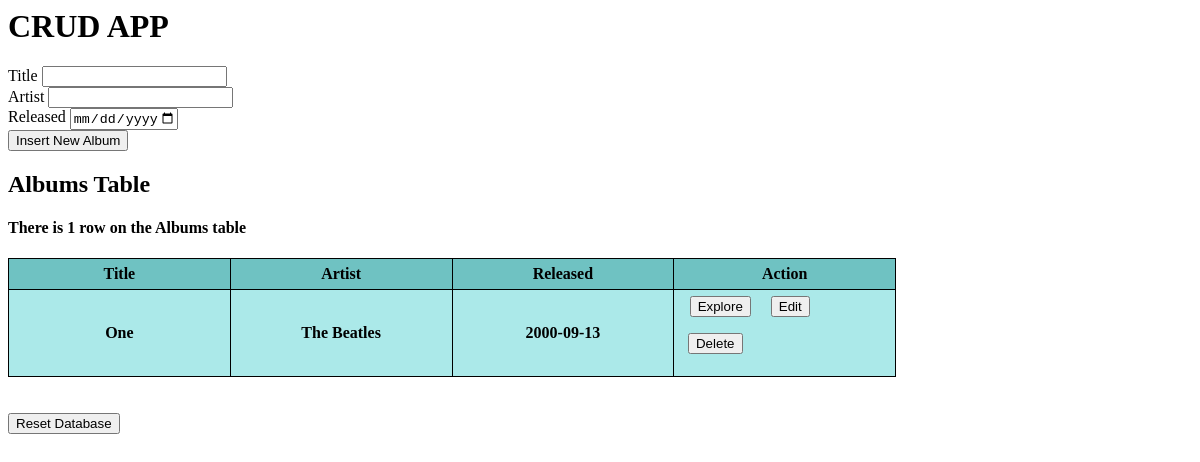
Before: / with the older database file.
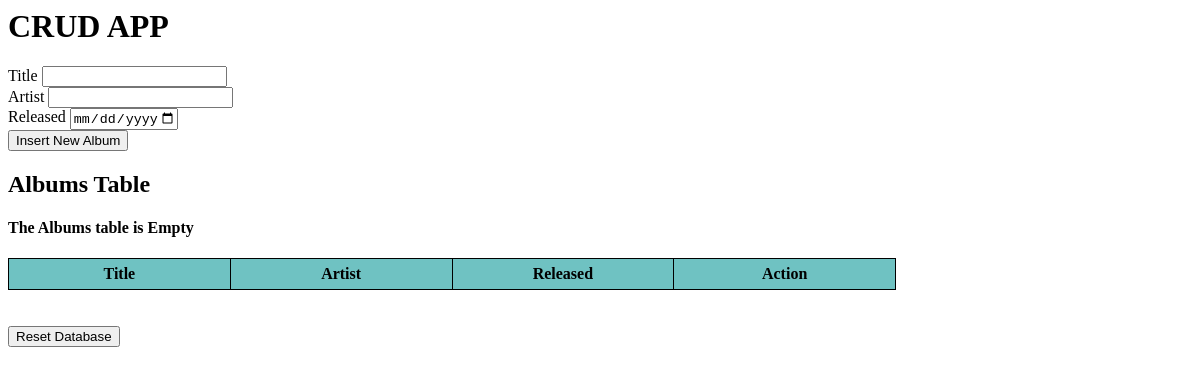
After: the same page with the newer database file.
### models.py (models this page shows, shortened)
class Albums(DB.Model):
    id = DB.Column(DB.Integer, primary_key = True, autoincrement=True)
    title = DB.Column(DB.String(30), nullable = False)
    artist = DB.Column(DB.String(30), nullable = False)
    released = DB.Column(DB.Date, nullable = False)

### app.py (the view)
@app.route('/')
def home():
    albums = Albums.query.all()
    rows_count = Albums.query.count()
    return render_template('home.html', Albums = albums, Rows_count=rows_count)

### templates/home.html (shortened to what this page needs)
<h1>CRUD APP</h1>
<form action="album_insert" method="post">
        <lable for="title">Title</lable>
        <input type="text" name="title" value="" required> <br>
        <lable for="artist">Artist</lable>
        <input type="text" name="artist" value="" required> <br>
        <label for="released">Released</label>
        <input type="date" name="released" value="" min="1900-01-01" max="2025-01-01" required> <br>
        <input type="submit" value="Insert New Album">
</form>
<html>
<body>
<h2>Albums Table</h2>
<h4>{% if Rows_count == 0 %}
    The Albums table is Empty
    {% elif Rows_count == 1 %}
    There is 1 row on the Albums table
    {% else %}
    There are {{Rows_count}} rows on the Albums table
    {% endif %}</h4>
<table style="width:75%">
  <tr>
    <th>Title</th>
    <th>Artist</th>
    <th>Released</th>
    <th>Action</th>
  </tr>
  <tr>
    {% for row in Albums %}
  <tr>
    <th> {{ row.title }}</th>
    <th> {{ row.artist }}</th>
    <th> {{ row.released }}</th>
    <th>
      <div style="float: left; width: 80">
        <form action="tracks" method="post">
          <input type="submit" value="Explore">
        </form>
      </div>
      <div style="float: left; width: 60" >
        <form action="edit_album" method="post">
          <input type="submit" value="Edit">
        </form>
      </div>
      <div style="float: left; width: 70">
        <form action="album_delete" method="post">
          <input type="submit" value="Delete">
        </form>
      </div>
    </th>
  </tr>
    {% endfor %}
</table>
<br>
<br>
<form action="reset" method="post">
  <input type="submit" value="Reset Database">
</form>
</body>
</html>

### templates/home.html (style rules this page uses)
table, th, td { border: 1px solid black; border-collapse: collapse; width: 100%; table-layout:fixed; padding: 6px; }
tr { background-color: #abe9e9; }
tr:first-child { background-color: #6fc2c2; }

Changed rows visible on the page:
removed Albums: title "One", artist "The Beatles", released "2000-09-13"
Other visible differences:
text no longer shown: "There is 1 row on the Albums table"
text now shown: "The Albums table is Empty"
